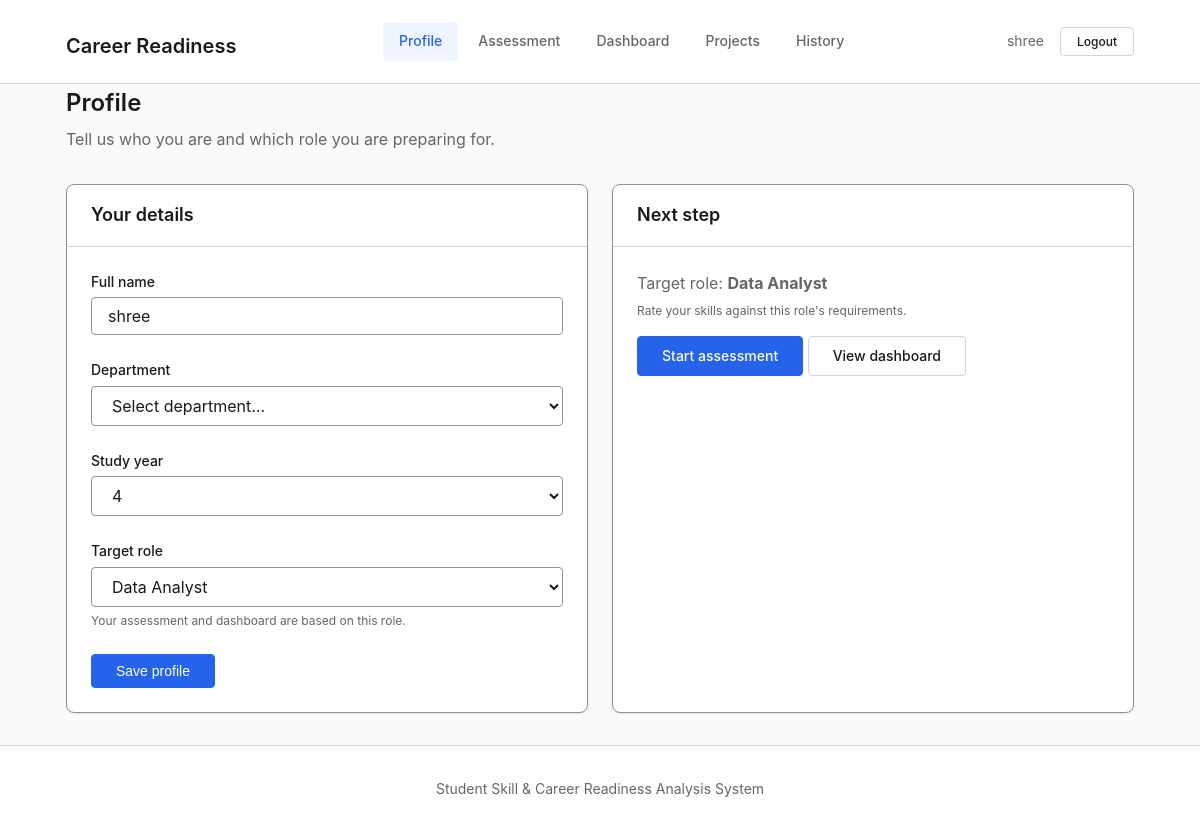
Page /profile (signed in) on the committed database.
### tables this page shows
CREATE TABLE students (
    id INTEGER PRIMARY KEY AUTOINCREMENT,
    name TEXT NOT NULL,
    email TEXT UNIQUE NOT NULL,
    password_hash TEXT NOT NULL,
    department TEXT,
    study_year INTEGER,
    career_goal TEXT,
    created_at TIMESTAMP DEFAULT CURRENT_TIMESTAMP
);

CREATE TABLE roles (
    id INTEGER PRIMARY KEY AUTOINCREMENT,
    name TEXT NOT NULL UNIQUE,
    description TEXT
);

### app.py (the view, shortened to what this page needs)
@app.route('/profile', methods=['GET', 'POST'])
@login_required
def profile():
    user_id = session['user_id']
    user = auth_service.get_user_by_id(user_id)
    roles = auth_service.get_all_roles()
    return render_template('profile.html', user=user, roles=roles, departments=['CSE', 'AIDS'], years=[1,2,3,4,5,6,7,8])

### app.py (called while the page is built)
@app.context_processor
def inject_current_user():
    user_id = session.get('user_id')
    if user_id:
        user = auth_service.get_user_by_id(user_id)
        return {'current_user': user}
    return {'current_user': None}

@app.context_processor
def inject_nav_pages():
    pages = [
        ('profile', 'Profile'),
        ('assessment', 'Assessment'),
        ('dashboard', 'Dashboard'),
        ('projects', 'Projects'),
        ('history', 'History'),
    ]
    return {'nav_pages': pages}

def login_required(f):
    from functools import wraps
    @wraps(f)
    def decorated_function(*args, **kwargs):
        user_id = session.get('user_id')
        if not user_id or not auth_service.get_user_by_id(user_id):
            session.clear()
            flash('Please log in to access this page.', 'error')
            return redirect(url_for('login'))
        return f(*args, **kwargs)
    return decorated_function

### services/auth.py (called while the page is built)
    def _get_conn(self):
        conn = sqlite3.connect(self.db_path)
        conn.execute("PRAGMA foreign_keys = ON")
        conn.row_factory = sqlite3.Row
        return conn

    def get_user_by_id(self, user_id):
        conn = self._get_conn()
        try:
            cursor = conn.cursor()
            cursor.execute("SELECT * FROM students WHERE id = ?", (user_id,))
            user = cursor.fetchone()
            return dict(user) if user else None
        finally:
            conn.close()

    def get_all_roles(self):
        conn = self._get_conn()
        try:
            cursor = conn.cursor()
            cursor.execute("SELECT * FROM roles ORDER BY name")
            return [dict(row) for row in cursor.fetchall()]
        finally:
            conn.close()

### templates/profile.html (shortened to what this page needs)
{% extends "base.html" %}
{% block content %}
<div class="page-header">
    <h2 class="page-title">Profile</h2>
    <p class="page-subtitle">Tell us who you are and which role you are preparing for.</p>
</div>
<div class="dashboard-grid">
    <div class="card">
        <div class="card-header"><h3 class="card-title">Your details</h3></div>
        <div class="card-body">
            <form method="post" action="{{ url_for('profile') }}">
                <div class="form-group">
                    <label class="form-label" for="name">Full name</label>
                    <input class="form-input" type="text" id="name" name="name" value="{{ user.name or '' }}" required>
                </div>
                <div class="form-group">
                    <label class="form-label" for="department">Department</label>
                    <select class="form-select" id="department" name="department">
                        <option value="" {% if not user.department %}selected{% endif %}>Select department…</option>
                    </select>
                </div>
                <div class="form-group">
                    <label class="form-label" for="study_year">Study year</label>
                    <select class="form-select" id="study_year" name="study_year">
                        {% for y in years %}
                        <option value="{{ y }}" {% if user.study_year == y or user.study_year|string == y|string %}selected{% endif %}>{{ y }}</option>
                        {% endfor %}
                    </select>
                </div>
                <div class="form-group">
                    <label class="form-label" for="career_goal">Target role</label>
                    <select class="form-select" id="career_goal" name="career_goal" required>
                        {% for role in roles %}
                        <option value="{{ role.name }}" {% if user.career_goal == role.name %}selected{% endif %}>{{ role.name }}</option>
                        {% endfor %}
                    </select>
                    <span class="form-help">Your assessment and dashboard are based on this role.</span>
                </div>
                <button type="submit" class="btn btn-primary">Save profile</button>
            </form>
        </div>
    </div>
    <div class="card">
        <div class="card-header"><h3 class="card-title">Next step</h3></div>
        <div class="card-body">
            {% if user.career_goal %}
            <p class="page-subtitle">Target role: <strong>{{ user.career_goal }}</strong></p>
            <p class="form-help" style="margin-bottom: var(--spacing-md);">Rate your skills against this role's requirements.</p>
            <a class="btn btn-primary" href="{{ url_for('assessment') }}">Start assessment</a>
            <a class="btn btn-secondary" href="{{ url_for('dashboard') }}">View dashboard</a>
            {% else %}
            <p class="form-help">Pick a target role to unlock the assessment and dashboard.</p>
            {% endif %}
        </div>
    </div>
</div>
{% endblock %}

### templates/base.html (shortened to what this page needs)
<!DOCTYPE html>
<html lang="en">
<head>
    <link rel="stylesheet" href="{{ url_for('static', filename='css/style.css') }}">
</head>
<body>
    <header class="site-header">
        <div class="container">
            <h1 class="site-title"><a href="{{ url_for('profile') }}">Career Readiness</a></h1>
            {% if current_user %}
            <nav class="main-nav" aria-label="Main navigation">
                <ul>
                    {% for endpoint, label in nav_pages %}
                    <li>
                        <a href="{{ url_for(endpoint) }}"
                           class="{% if request.endpoint == endpoint %}active{% endif %}">
                            {{ label }}
                        </a>
                    </li>
                    {% endfor %}
                </ul>
            </nav>
            <div class="user-menu">
                <span>{{ current_user.name }}</span>
                <a href="{{ url_for('logout') }}" class="btn btn-secondary btn-sm">Logout</a>
            </div>
            {% endif %}
        </div>
    </header>
    <main class="container">
        {% block content %}{% endblock %}
    </main>
    <footer class="site-footer">
        <div class="container">
            <p>Student Skill & Career Readiness Analysis System</p>
        </div>
    </footer>
</body>
</html>

### rows in the picture
students: name "shree", study_year "4", career_goal "Data Analyst"

### other values in the picture
{{ label }} "Profile" "Assessment" "Dashboard" "Projects" "History"
